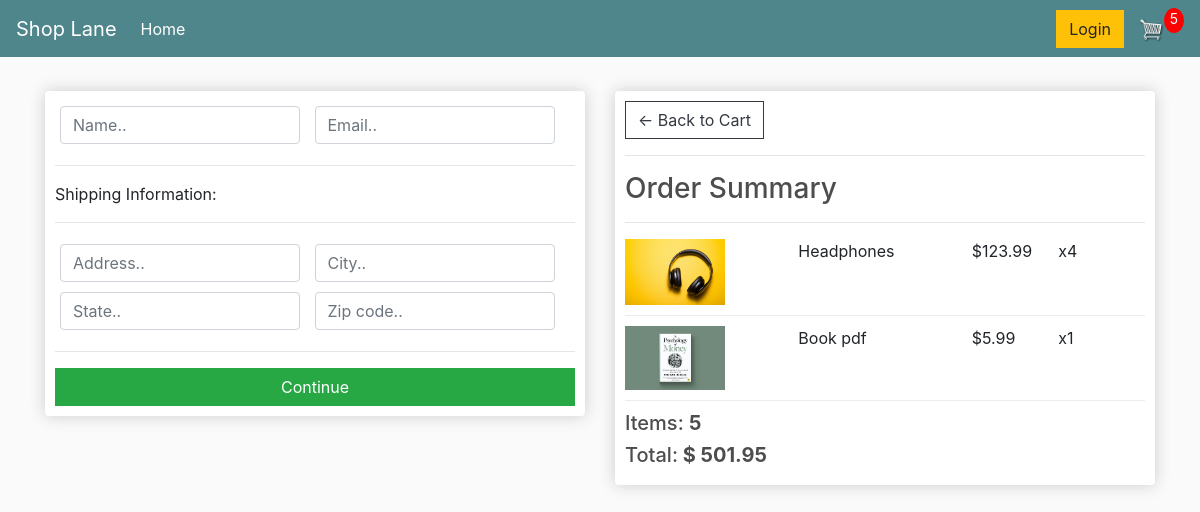
Screenshot of /checkout/ (signed in) with the database file from the repository.
### store/models.py (models this page shows, shortened)
class OrderItem(models.Model):
    product=models.ForeignKey(Product,on_delete=models.SET_NULL, null=True,blank=True)
    order=models.ForeignKey(Order,on_delete=models.SET_NULL,null=True,blank=True)
    quantity=models.IntegerField(default=0,blank=True,null=True)
    date_added=models.DateTimeField(auto_now_add=True)
    @property
    def get_total(self):
        total=self.product.price*self.quantity
        return total

class Product(models.Model):
    name=models.CharField(max_length=200, null=True)
    price=models.DecimalField(max_digits=7, decimal_places=2)
    digital=models.BooleanField(default=False, null=True, blank=False)
    image=models.ImageField(null=True, blank=True)
    @property
    def imageURL(self):
        try:
            url=self.image.url
        except:
            url=''
        return url

class Order(models.Model):
    customer=models.ForeignKey(Customer, on_delete=models.SET_NULL, blank=True, null=True)
    date_ordered=models.DateTimeField(auto_now_add=True)
    complete=models.BooleanField(default=False, blank=True,null=True)
    transaction_id=models.CharField(max_length=100, null=True)
    @property
    def get_order_total(self):
        order_total=0
        for o in self.orderitem_set.all() :
            order_total+=o.get_total
        return order_total
    @property
    def get_order_quantity(self):
        order_quantity=0
        for o in self.orderitem_set.all() :
            order_quantity+=o.quantity
        return order_quantity
    @property
    def shipping(self):
        shipping=False
        orderitems=self.orderitem_set.all()
        for i in orderitems:
            if i.product.digital == False:
                shipping = True
        return shipping

### store/views.py (the view)
# urls.py: path('checkout/', views.checkout, name="checkout"),
def checkout(request):
	data = cartData(request)
	cartItems = data['cartItems']
	order = data['order']
	items = data['items']
	context = {'items':items, 'order':order, 'cartItems':cartItems}
	return render(request, 'store/checkout.html', context)

### store/utils.py (called while the page is built)
def cartData(request):
    if request.user.is_authenticated:
        customer = request.user.customer
        order,created=Order.objects.get_or_create(customer = customer,complete=False)
        items=order.orderitem_set.all()
        cartItems = order.get_order_quantity
    else:
        cookieData = cookieCart(request)
        items = cookieData['items']
        order = cookieData['order']
        cartItems = cookieData['cartItems']
    return {'items':items, 'order':order, 'cartItems':cartItems }

### store/templates/store/checkout.html (shortened to what this page needs)
{% extends 'store/main.html' %}
{% load static %}
{% block content %}
<div class="row">
    <div class="col-lg-6">
        <div class="box-element" id="form-wrapper">
            <form id="form">
                <div id="user-info">
                    <div class="form-field">
                        <input required class="form-control" type="text" name="name" placeholder="Name..">
                    </div>
                    <div class="form-field">
                        <input required class="form-control" type="email" name="email" placeholder="Email..">
                    </div>
                </div>
                <div id="shipping-info">
                    <hr>
                    <p>Shipping Information:</p>
                    <hr>
                    <div class="form-field">
                        <input class="form-control" type="text" name="address" placeholder="Address..">
                    </div>
                    <div class="form-field">
                        <input class="form-control" type="text" name="city" placeholder="City..">
                    </div>
                    <div class="form-field">
                        <input class="form-control" type="text" name="state" placeholder="State..">
                    </div>
                    <div class="form-field">
                        <input class="form-control" type="text" name="zipcode" placeholder="Zip code..">
                    </div>
                </div>
                <hr>
                <input id="form-button" class="btn btn-success btn-block" type="submit" value="Continue">
            </form>
        </div>
    </div>
    <br>
    <div class="col-lg-6">
        <div class="box-element">
            <a class="btn btn-outline-dark" href="{% url 'cart' %}">&#x2190; Back to Cart</a>
            <hr>
            <h3>Order Summary</h3>
            <hr>
            {% for item in items %}
            <div class="cart-row">
                <div style="flex:2"><img class="row-image" src="{{item.product.imageURL}}"></div>
                <div style="flex:2">
                    <p>{{item.product.name}}</p>
                </div>
                <div style="flex:1">
                    <p>${{item.product.price|floatformat:2}}</p>
                </div>
                <div style="flex:1">
                    <p>x{{item.quantity}}</p>
                </div>
            </div>
            {% endfor %}
            <h5>Items: <strong> {{order.get_order_quantity}} </strong></h5>
            <h5>Total:<strong> $ {{order.get_order_total|floatformat:2}} </strong></h5>
        </div>
    </div>
</div>
{% endblock content %}

### static/css/main.css (style rules this page uses)
body { background-color: hsl(0, 0%, 98%); }
h1,h2,h3,h4,h5,h6 { color:hsl(0, 0%, 30%); }
.box-element { box-shadow:hsl(0, 0%, 80%) 0 0 16px; background-color: #fff; border-radius: 4px; padding: 10px; }
.col-lg-4, .col-lg-6, .col-lg-8, .col-lg-12 { margin-top: 10px; }
.btn { border-radius: 0; }
.row-image { width: 100px; }
.form-field { width:250px; display: inline-block; padding: 5px; }
.cart-row { display: flex; align-items: flex-stretch; padding-bottom: 10px; margin-bottom: 10px; border-bottom: 1px solid #ececec; }

### rows the page displays
OrderItem: product.imageURL (picture), product.name "Headphones", product.price "123.99", quantity "4"
OrderItem: product.imageURL (picture), product.name "Book pdf", product.price "5.99", quantity "1"
Order: get_order_quantity "5", get_order_total "501.95"

### other values shown
{{ cartItems }} "5"
